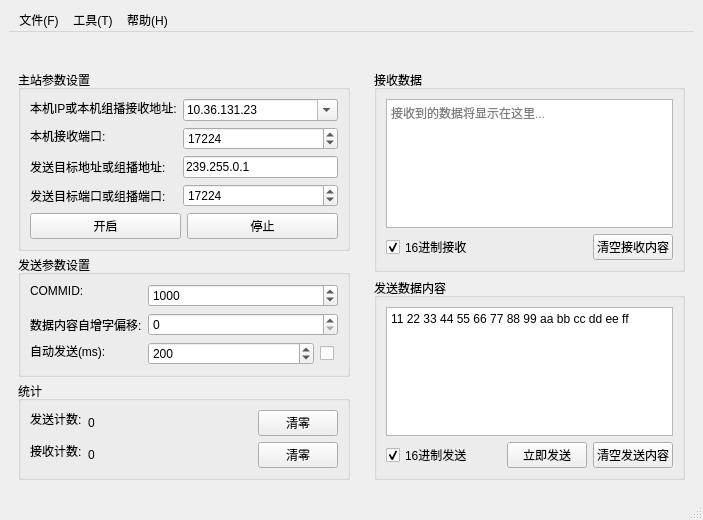
<?xml version="1.0" encoding="UTF-8"?>
<ui version="4.0">
 <class>MainWindow</class>
 <widget class="QMainWindow" name="MainWindow">
  <property name="geometry">
   <rect>
    <x>0</x>
    <y>0</y>
    <width>703</width>
    <height>486</height>
   </rect>
  </property>
  <property name="windowTitle">
   <string>TRDP_Master VER: 1.0.7</string>
  </property>
  <widget class="QWidget" name="centralwidget">
   <layout class="QVBoxLayout" name="verticalLayout">
    <item>
     <widget class="QMenuBar" name="menubar">
      <widget class="QMenu" name="menu_file">
       <property name="title">
        <string>文件(F)</string>
       </property>
      </widget>
      <widget class="QMenu" name="menu_tools">
       <property name="title">
        <string>工具(T)</string>
       </property>
      </widget>
      <widget class="QMenu" name="menu_help">
       <property name="title">
        <string>帮助(H)</string>
       </property>
      </widget>
      <addaction name="menu_file"/>
      <addaction name="menu_tools"/>
      <addaction name="menu_help"/>
     </widget>
    </item>
    <item>
     <widget class="QToolBar" name="toolBar">
      <property name="windowTitle">
       <string>toolBar</string>
      </property>
     </widget>
    </item>
    <item>
     <layout class="QHBoxLayout" name="horizontalLayout">
      <item>
       <widget class="QWidget" name="leftPanel" native="true">
        <property name="sizePolicy">
         <sizepolicy hsizetype="Expanding" vsizetype="Expanding">
          <horstretch>1</horstretch>
          <verstretch>0</verstretch>
         </sizepolicy>
        </property>
        <property name="minimumSize">
         <size>
          <width>350</width>
          <height>0</height>
         </size>
        </property>
        <layout class="QVBoxLayout" name="leftPanelLayout" stretch="1,1,1,1">
         <property name="spacing">
          <number>4</number>
         </property>
         <item>
          <widget class="QGroupBox" name="masterGroupBox">
           <property name="sizePolicy">
            <sizepolicy hsizetype="Expanding" vsizetype="Fixed">
             <horstretch>0</horstretch>
             <verstretch>0</verstretch>
            </sizepolicy>
           </property>
           <property name="title">
            <string>主站参数设置</string>
           </property>
           <layout class="QFormLayout" name="masterFormLayout">
            <item row="0" column="0">
             <widget class="QLabel" name="localRecvIpLabel">
              <property name="sizePolicy">
               <sizepolicy hsizetype="Expanding" vsizetype="Fixed">
                <horstretch>0</horstretch>
                <verstretch>0</verstretch>
               </sizepolicy>
              </property>
              <property name="text">
               <string>本机IP或本机组播接收地址:</string>
              </property>
             </widget>
            </item>
            <item row="0" column="1">
             <widget class="QComboBox" name="localRecvIpComboBox">
              <property name="sizePolicy">
               <sizepolicy hsizetype="Expanding" vsizetype="Fixed">
                <horstretch>0</horstretch>
                <verstretch>0</verstretch>
               </sizepolicy>
              </property>
              <property name="editable">
               <bool>true</bool>
              </property>
              <property name="currentText">
               <string>239.255.1.150</string>
              </property>
              <item>
               <property name="text">
                <string>10.36.131.23</string>
               </property>
              </item>
             </widget>
            </item>
            <item row="1" column="0">
             <widget class="QLabel" name="localRecvPortLabel">
              <property name="sizePolicy">
               <sizepolicy hsizetype="Expanding" vsizetype="Fixed">
                <horstretch>0</horstretch>
                <verstretch>0</verstretch>
               </sizepolicy>
              </property>
              <property name="text">
               <string>本机接收端口:</string>
              </property>
             </widget>
            </item>
            <item row="1" column="1">
             <widget class="QSpinBox" name="localRecvPortSpinBox">
              <property name="sizePolicy">
               <sizepolicy hsizetype="Expanding" vsizetype="Fixed">
                <horstretch>0</horstretch>
                <verstretch>0</verstretch>
               </sizepolicy>
              </property>
              <property name="minimum">
               <number>1</number>
              </property>
              <property name="maximum">
               <number>65535</number>
              </property>
              <property name="value">
               <number>17224</number>
              </property>
             </widget>
            </item>
            <item row="4" column="0" colspan="2">
             <layout class="QHBoxLayout" name="startStopLayout" stretch="1,1">
              <item>
               <widget class="QPushButton" name="startButton">
                <property name="sizePolicy">
                 <sizepolicy hsizetype="Expanding" vsizetype="Fixed">
                  <horstretch>0</horstretch>
                  <verstretch>0</verstretch>
                 </sizepolicy>
                </property>
                <property name="text">
                 <string>开启</string>
                </property>
               </widget>
              </item>
              <item>
               <widget class="QPushButton" name="stopButton">
                <property name="sizePolicy">
                 <sizepolicy hsizetype="Expanding" vsizetype="Fixed">
                  <horstretch>0</horstretch>
                  <verstretch>0</verstretch>
                 </sizepolicy>
                </property>
                <property name="text">
                 <string>停止</string>
                </property>
               </widget>
              </item>
             </layout>
            </item>
            <item row="2" column="0">
             <widget class="QLabel" name="recvIpLabel">
              <property name="text">
               <string>发送目标地址或组播地址:</string>
              </property>
             </widget>
            </item>
            <item row="2" column="1">
             <widget class="QLineEdit" name="recvIpLineEdit">
              <property name="text">
               <string>239.255.0.1</string>
              </property>
             </widget>
            </item>
            <item row="3" column="0">
             <widget class="QLabel" name="recvPortLabel">
              <property name="text">
               <string>发送目标端口或组播端口:</string>
              </property>
             </widget>
            </item>
            <item row="3" column="1">
             <widget class="QSpinBox" name="recvPortSpinBox">
              <property name="maximum">
               <number>65535</number>
              </property>
              <property name="value">
               <number>17224</number>
              </property>
             </widget>
            </item>
           </layout>
          </widget>
         </item>
         <item>
          <widget class="QGroupBox" name="sendGroupBox">
           <property name="sizePolicy">
            <sizepolicy hsizetype="Expanding" vsizetype="Fixed">
             <horstretch>0</horstretch>
             <verstretch>0</verstretch>
            </sizepolicy>
           </property>
           <property name="title">
            <string>发送参数设置</string>
           </property>
           <layout class="QFormLayout" name="sendFormLayout">
            <item row="0" column="0">
             <widget class="QLabel" name="commIdLabel">
              <property name="sizePolicy">
               <sizepolicy hsizetype="Expanding" vsizetype="Fixed">
                <horstretch>0</horstretch>
                <verstretch>0</verstretch>
               </sizepolicy>
              </property>
              <property name="text">
               <string>COMMID:</string>
              </property>
             </widget>
            </item>
            <item row="0" column="1">
             <widget class="QSpinBox" name="commIdSpinBox">
              <property name="sizePolicy">
               <sizepolicy hsizetype="Expanding" vsizetype="Fixed">
                <horstretch>0</horstretch>
                <verstretch>0</verstretch>
               </sizepolicy>
              </property>
              <property name="minimum">
               <number>0</number>
              </property>
              <property name="maximum">
               <number>65535</number>
              </property>
              <property name="value">
               <number>1000</number>
              </property>
             </widget>
            </item>
            <item row="1" column="0">
             <widget class="QLabel" name="add">
              <property name="text">
               <string>数据内容自增字偏移:</string>
              </property>
             </widget>
            </item>
            <item row="1" column="1">
             <widget class="QSpinBox" name="spinBox_2"/>
            </item>
            <item row="2" column="1">
             <layout class="QHBoxLayout" name="autoSendLayout" stretch="9,1">
              <item>
               <widget class="QSpinBox" name="autoSendIntervalSpinBox">
                <property name="minimum">
                 <number>1</number>
                </property>
                <property name="maximum">
                 <number>10000</number>
                </property>
                <property name="value">
                 <number>200</number>
                </property>
               </widget>
              </item>
              <item>
               <widget class="QCheckBox" name="autoSendCheckBox">
                <property name="sizePolicy">
                 <sizepolicy hsizetype="Preferred" vsizetype="Fixed">
                  <horstretch>0</horstretch>
                  <verstretch>0</verstretch>
                 </sizepolicy>
                </property>
                <property name="text">
                 <string/>
                </property>
               </widget>
              </item>
             </layout>
            </item>
            <item row="2" column="0">
             <widget class="QLabel" name="autoSendLabel">
              <property name="sizePolicy">
               <sizepolicy hsizetype="Expanding" vsizetype="Fixed">
                <horstretch>0</horstretch>
                <verstretch>0</verstretch>
               </sizepolicy>
              </property>
              <property name="text">
               <string>自动发送(ms):</string>
              </property>
             </widget>
            </item>
           </layout>
          </widget>
         </item>
         <item>
          <widget class="QGroupBox" name="statsGroupBox">
           <property name="sizePolicy">
            <sizepolicy hsizetype="Expanding" vsizetype="Fixed">
             <horstretch>0</horstretch>
             <verstretch>0</verstretch>
            </sizepolicy>
           </property>
           <property name="title">
            <string>统计</string>
           </property>
           <layout class="QFormLayout" name="statsFormLayout">
            <item row="0" column="0">
             <widget class="QLabel" name="sendCountLabel">
              <property name="sizePolicy">
               <sizepolicy hsizetype="Expanding" vsizetype="Fixed">
                <horstretch>0</horstretch>
                <verstretch>0</verstretch>
               </sizepolicy>
              </property>
              <property name="text">
               <string>发送计数:</string>
              </property>
             </widget>
            </item>
            <item row="0" column="1">
             <layout class="QHBoxLayout" name="sendCountLayout" stretch="5,1">
              <item>
               <widget class="QLabel" name="sendCountValueLabel">
                <property name="sizePolicy">
                 <sizepolicy hsizetype="Expanding" vsizetype="Fixed">
                  <horstretch>0</horstretch>
                  <verstretch>0</verstretch>
                 </sizepolicy>
                </property>
                <property name="text">
                 <string>0</string>
                </property>
               </widget>
              </item>
              <item>
               <widget class="QPushButton" name="clearSendCountButton">
                <property name="sizePolicy">
                 <sizepolicy hsizetype="Expanding" vsizetype="Fixed">
                  <horstretch>0</horstretch>
                  <verstretch>0</verstretch>
                 </sizepolicy>
                </property>
                <property name="text">
                 <string>清零</string>
                </property>
               </widget>
              </item>
             </layout>
            </item>
            <item row="1" column="0">
             <widget class="QLabel" name="receiveCountLabel">
              <property name="sizePolicy">
               <sizepolicy hsizetype="Expanding" vsizetype="Fixed">
                <horstretch>0</horstretch>
                <verstretch>0</verstretch>
               </sizepolicy>
              </property>
              <property name="text">
               <string>接收计数:</string>
              </property>
             </widget>
            </item>
            <item row="1" column="1">
             <layout class="QHBoxLayout" name="receiveCountLayout" stretch="5,1">
              <item>
               <widget class="QLabel" name="receiveCountValueLabel">
                <property name="sizePolicy">
                 <sizepolicy hsizetype="Expanding" vsizetype="Fixed">
                  <horstretch>0</horstretch>
                  <verstretch>0</verstretch>
                 </sizepolicy>
                </property>
                <property name="text">
                 <string>0</string>
                </property>
               </widget>
              </item>
              <item>
               <widget class="QPushButton" name="clearReceiveCountButton">
                <property name="sizePolicy">
                 <sizepolicy hsizetype="Expanding" vsizetype="Fixed">
                  <horstretch>0</horstretch>
                  <verstretch>0</verstretch>
                 </sizepolicy>
                </property>
                <property name="text">
                 <string>清零</string>
                </property>
               </widget>
              </item>
             </layout>
            </item>
           </layout>
          </widget>
         </item>
         <item>
          <spacer name="verticalSpacer">
           <property name="orientation">
            <enum>Qt::Orientation::Vertical</enum>
           </property>
           <property name="sizeHint" stdset="0">
            <size>
             <width>20</width>
             <height>40</height>
            </size>
           </property>
          </spacer>
         </item>
        </layout>
       </widget>
      </item>
      <item>
       <widget class="QWidget" name="rightPanel" native="true">
        <property name="sizePolicy">
         <sizepolicy hsizetype="Expanding" vsizetype="Expanding">
          <horstretch>2</horstretch>
          <verstretch>0</verstretch>
         </sizepolicy>
        </property>
        <layout class="QVBoxLayout" name="rightPanelLayout">
         <item>
          <widget class="QGroupBox" name="receiveGroupBox">
           <property name="title">
            <string>接收数据</string>
           </property>
           <layout class="QVBoxLayout" name="receiveLayout">
            <item>
             <widget class="QTextEdit" name="receiveTextEdit">
              <property name="placeholderText">
               <string>接收到的数据将显示在这里...</string>
              </property>
             </widget>
            </item>
            <item>
             <layout class="QHBoxLayout" name="receiveOptionsLayout" stretch="3,1">
              <item>
               <widget class="QCheckBox" name="hexReceiveCheckBox">
                <property name="text">
                 <string>16进制接收</string>
                </property>
                <property name="checked">
                 <bool>true</bool>
                </property>
               </widget>
              </item>
              <item>
               <widget class="QPushButton" name="clearReceiveButton">
                <property name="sizePolicy">
                 <sizepolicy hsizetype="Minimum" vsizetype="Fixed">
                  <horstretch>0</horstretch>
                  <verstretch>0</verstretch>
                 </sizepolicy>
                </property>
                <property name="text">
                 <string>清空接收内容</string>
                </property>
               </widget>
              </item>
             </layout>
            </item>
           </layout>
          </widget>
         </item>
         <item>
          <widget class="QGroupBox" name="sendDataGroupBox">
           <property name="title">
            <string>发送数据内容</string>
           </property>
           <layout class="QVBoxLayout" name="sendDataLayout">
            <item>
             <widget class="QTextEdit" name="sendDataTextEdit">
              <property name="plainText">
               <string>11 22 33 44 55 66 77 88 99 aa bb cc dd ee ff</string>
              </property>
             </widget>
            </item>
            <item>
             <layout class="QHBoxLayout" name="sendOptionsLayout" stretch="6,1,1">
              <item>
               <widget class="QCheckBox" name="hexSendCheckBox">
                <property name="text">
                 <string>16进制发送</string>
                </property>
                <property name="checked">
                 <bool>true</bool>
                </property>
               </widget>
              </item>
              <item>
               <widget class="QPushButton" name="sendNowButton">
                <property name="text">
                 <string>立即发送</string>
                </property>
               </widget>
              </item>
              <item>
               <widget class="QPushButton" name="clearSendButton">
                <property name="text">
                 <string>清空发送内容</string>
                </property>
               </widget>
              </item>
             </layout>
            </item>
           </layout>
          </widget>
         </item>
        </layout>
       </widget>
      </item>
     </layout>
    </item>
   </layout>
  </widget>
  <widget class="QStatusBar" name="statusbar"/>
 </widget>
 <resources/>
 <connections/>
</ui>
